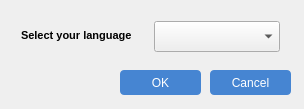
<?xml version="1.0" encoding="UTF-8"?>
<ui version="4.0">
 <class>SettingsClass</class>
 <widget class="QWidget" name="SettingsClass">
  <property name="geometry">
   <rect>
    <x>0</x>
    <y>0</y>
    <width>304</width>
    <height>109</height>
   </rect>
  </property>
  <property name="windowTitle">
   <string>Settings</string>
  </property>
  <widget class="QPushButton" name="btnOk">
   <property name="geometry">
    <rect>
     <x>120</x>
     <y>70</y>
     <width>81</width>
     <height>25</height>
    </rect>
   </property>
   <property name="styleSheet">
    <string notr="true">QPushButton {
	text-align: center;
	color: #fff;
	background-color: rgba(70, 133, 210, 1);
	border-radius: 4px;
}

QPushButton:hover {
	background-color: rgba(70, 133, 210, 0.7);
}</string>
   </property>
   <property name="text">
    <string>OK</string>
   </property>
   <property name="icon">
    <iconset>
     <normaloff>../icons/check.png</normaloff>../icons/check.png</iconset>
   </property>
   <property name="iconSize">
    <size>
     <width>14</width>
     <height>14</height>
    </size>
   </property>
  </widget>
  <widget class="QWidget" name="horizontalLayoutWidget">
   <property name="geometry">
    <rect>
     <x>10</x>
     <y>10</y>
     <width>281</width>
     <height>51</height>
    </rect>
   </property>
   <layout class="QHBoxLayout" name="horizontalLayout">
    <item>
     <widget class="QLabel" name="label">
      <property name="font">
       <font>
        <pointsize>8</pointsize>
        <weight>75</weight>
        <bold>true</bold>
       </font>
      </property>
      <property name="text">
       <string>Select your language</string>
      </property>
     </widget>
    </item>
    <item>
     <widget class="QComboBox" name="languageComboBox">
      <property name="minimumSize">
       <size>
        <width>0</width>
        <height>31</height>
       </size>
      </property>
     </widget>
    </item>
   </layout>
  </widget>
  <widget class="QPushButton" name="btnCancel">
   <property name="geometry">
    <rect>
     <x>210</x>
     <y>70</y>
     <width>81</width>
     <height>25</height>
    </rect>
   </property>
   <property name="styleSheet">
    <string notr="true">QPushButton {
	text-align: center;
	color: #fff;
	background-color: rgba(70, 133, 210, 1);
	border-radius: 4px;
}

QPushButton:hover {
	background-color: rgba(70, 133, 210, 0.7);
}</string>
   </property>
   <property name="text">
    <string>Cancel</string>
   </property>
   <property name="icon">
    <iconset>
     <normaloff>../icons/close.png</normaloff>../icons/close.png</iconset>
   </property>
   <property name="iconSize">
    <size>
     <width>12</width>
     <height>12</height>
    </size>
   </property>
  </widget>
 </widget>
 <layoutdefault spacing="6" margin="11"/>
 <resources/>
 <connections/>
</ui>
